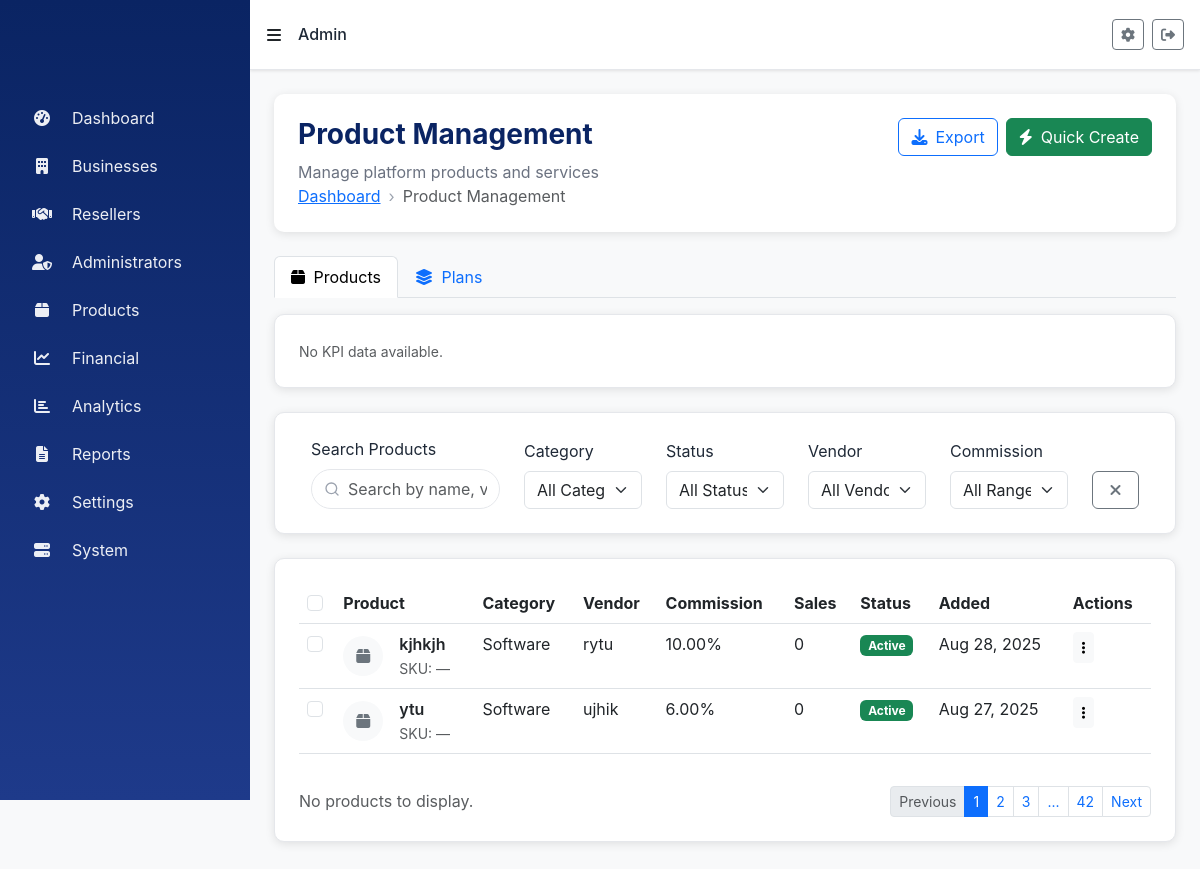
Screenshot of /platform/admin/products/list/ (signed in) with the database file from the repository.
### App/models.py (models this page shows, shortened)
class Product(models.Model):
    STATUS_CHOICES = [
        ('draft', 'Draft'),
        ('pending', 'Pending Review'),
        ('active', 'Active'),
        ('suspended', 'Suspended'),
    ]
    name = models.CharField(max_length=200)
    slug = models.SlugField(max_length=200, blank=True)
    sku = models.CharField(max_length=64, blank=True, null=True)
    description = models.TextField(blank=True)
    category = models.CharField(max_length=50, blank=True)
    vendor = models.CharField(max_length=120, blank=True)
    price = models.DecimalField(max_digits=10, decimal_places=2, default=0)
    commission_rate = models.DecimalField(max_digits=5, decimal_places=2, null=True, blank=True)
    status = models.CharField(max_length=20, choices=STATUS_CHOICES, default='draft')
    is_featured = models.BooleanField(default=False)
    is_popular = models.BooleanField(default=False)
    allow_reviews = models.BooleanField(default=True)
    sales_count = models.PositiveIntegerField(default=0)
    created_at = models.DateTimeField(auto_now_add=True)
    updated_at = models.DateTimeField(auto_now=True)

### App/admin/base_views.py (the view)
# urls.py: path('products/list/', views.products_list, name='products-list'),
@login_required
def products_list(request):
    context = {}
    try:
        from App.models import Product
        context['products'] = Product.objects.all().order_by('-created_at')
    except Exception:
        context['products'] = []
    return render(request, 'dashboards/admin/pages/products/list.html', context)

### App/reseller/context_processors.py (called while the page is built)
def reseller_context(request):
    context = {}
    if request.user.is_authenticated:
        try:
            reseller = Reseller.objects.get(user=request.user)
            context['partner_code'] = reseller.referral_code
            context['reseller'] = reseller
        except Reseller.DoesNotExist:
            pass
    return context

### templates/dashboards/admin/pages/products/list.html (shortened to what this page needs)
{% extends 'dashboards/admin/layouts/admin-base.html' %}
{% load static %}
{% block page_title %}Product Management{% endblock %}
{% block page_subtitle %}Manage platform products and services{% endblock %}
{% block breadcrumb_items %}
    <li class="breadcrumb-item active">Product Management</li>
{% endblock %}
{% block page_actions %}
<div class="d-flex gap-2">
    <button class="btn btn-outline-primary" onclick="exportProducts()">
        <i class="fas fa-download me-2"></i>Export
    </button>
    <button type="button" class="btn btn-success" onclick="showQuickCreateModal('product')">
        <i class="fas fa-bolt me-2"></i>Quick Create
    </button>
</div>
{% endblock %}
{% block content %}
{% include 'dashboards/admin/components/catalog-tabs.html' with active='catalog-products' %}
<div class="content-card mb-4">
  <small class="text-muted">No KPI data available.</small>
</div>
<div class="content-card mb-4">
    <div class="row align-items-end">
        <div class="col-md-3">
            <label for="searchProducts" class="form-label">Search Products</label>
            <input type="text" class="form-control" id="searchProducts" placeholder="Search by name, vendor...">
        </div>
        <div class="col-md-2">
            <label for="categoryFilter" class="form-label">Category</label>
            <select class="form-select" id="categoryFilter">
                <option value="">All Categories</option>
            </select>
        </div>
        <div class="col-md-2">
            <label for="statusFilter" class="form-label">Status</label>
            <select class="form-select" id="statusFilter">
                <option value="">All Status</option>
            </select>
        </div>
        <div class="col-md-2">
            <label for="vendorFilter" class="form-label">Vendor</label>
            <select class="form-select" id="vendorFilter">
                <option value="">All Vendors</option>
            </select>
        </div>
        <div class="col-md-2">
            <label for="commissionFilter" class="form-label">Commission</label>
            <select class="form-select" id="commissionFilter">
                <option value="">All Ranges</option>
            </select>
        </div>
        <div class="col-md-1">
            <button class="btn btn-outline-secondary w-100" onclick="clearFilters()">
                <i class="fas fa-times"></i>
            </button>
        </div>
    </div>
</div>
<div class="content-card">
    <div class="table-responsive">
        <table class="table table-hover" id="productsTable">
            <thead>
                <tr>
                    <th>
                        <input type="checkbox" class="form-check-input" id="selectAll">
                    </th>
                    <th>Product</th>
                    <th>Category</th>
                    <th>Vendor</th>
                    <th>Commission</th>
                    <th>Sales</th>
                    <th>Status</th>
                    <th>Added</th>
                    <th>Actions</th>
                </tr>
            </thead>
            <tbody>
                {% for p in products %}
                <tr>
                    <td>
                        <input type="checkbox" class="form-check-input row-select" value="{{ p.id }}">
                    </td>
                    <td>
                        <div class="d-flex align-items-center">
                            <div class="bg-light rounded-circle me-3 d-flex align-items-center justify-content-center" style="width: 40px; height: 40px;">
                                <i class="fas fa-box text-secondary"></i>
                            </div>
                            <div>
                                <div class="fw-semibold">{{ p.name }}</div>
                                <small class="text-muted">SKU: {{ p.sku|default:"—" }}</small>
                            </div>
                        </div>
                    </td>
                    <td>{{ p.category|capfirst }}</td>
                    <td>{{ p.vendor|default:"—" }}</td>
                    <td>{% if p.commission_rate %}{{ p.commission_rate }}%{% else %}—{% endif %}</td>
                    <td>{{ p.sales_count|default:"0" }}</td>
                    <td>
                        {% if p.status == 'active' %}
                            {% include 'dashboards/admin/components/status-badge.html' with status='active' text='Active' type='success' %}
                        {% elif p.status == 'pending' %}
                            {% include 'dashboards/admin/components/status-badge.html' with status='pending' text='Pending' type='warning' %}
                        {% elif p.status == 'suspended' %}
                            {% include 'dashboards/admin/components/status-badge.html' with status='suspended' text='Suspended' type='secondary' %}
                        {% else %}
                            {% include 'dashboards/admin/components/status-badge.html' with status='draft' text='Draft' type='light' %}
                        {% endif %}
                    </td>
                    <td>{{ p.created_at|date:'M j, Y' }}</td>
                    <td>
                        <div class="dropdown">
                            <button class="btn btn-sm btn-light" type="button" data-bs-toggle="dropdown">
                                <i class="fas fa-ellipsis-v"></i>
                            </button>
                        </div>
                    </td>
                </tr>
                {% empty %}
                <tr>
                    <td colspan="9" class="text-center text-muted">No products found.</td>
                </tr>
                {% endfor %}
            </tbody>
        </table>
    </div>
    <div class="d-flex justify-content-between align-items-center mt-3">
        <div class="text-muted">
            No products to display.
        </div>
        <nav>
            <ul class="pagination pagination-sm mb-0">
                <li class="page-item disabled">
                    <span class="page-link">Previous</span>
                </li>
                <li class="page-item active">
                    <span class="page-link">1</span>
                </li>
                <li class="page-item">
                    <a class="page-link" href="#">2</a>
                </li>
                <li class="page-item">
                    <a class="page-link" href="#">3</a>
                </li>
                <li class="page-item">
                    <span class="page-link">...</span>
                </li>
                <li class="page-item">
                    <a class="page-link" href="#">42</a>
                </li>
                <li class="page-item">
                    <a class="page-link" href="#">Next</a>
                </li>
            </ul>
        </nav>
    </div>
</div>
{% endblock %}

### templates/dashboards/admin/components/status-badge.html (shortened to what this page needs)
{% if status %}
<span class="badge bg-{{ type|default:'secondary' }} bg-opacity-{{ opacity|default:'100' }}
            {% if custom_class %}{{ custom_class }}{% endif %}">
    {{ label|default:text|default:status }}
</span>
{% endif %}

### static/css/admin-dashboard.css (style rules this page uses)
:root { --admin-primary: #1e3a8a; --admin-primary-dark: #1e2a5a; --admin-success: #10b981; --admin-warning: #f59e0b; --admin-danger: #ef4444; --admin-gray-50: #f9fafb; --admin-gray-100: #f3f4f6; --admin-gray-200: #e5e7eb; --admin-gray-300: #d1d5db; --admin-gray-600: #4b5563; --admin-gray-800: #1f2937; --admin-gray-900: #111827; }
html, body { width: 100%; max-width: 100%; overflow-x: hidden; }
.content-card { overflow-x: hidden; }
.table { width: 100%; }
.table-responsive { overflow-x: auto; -webkit-overflow-scrolling: touch; }
.admin-content .row, .content-card .row, .dataTables_wrapper .row { margin-left: 0 !important; margin-right: 0 !important; }
.admin-content .row > [class^="col-"], .admin-content .row > [class*=" col-"], .content-card .row > [class^="col-"], .content-card .row > [class*=" col-"], .dataTables_wrapper .row > [class^="col-"], .dataTables_wrapper .row > [class*=" col-"] { min-width: 0; }

### templates/dashboards/admin/layouts/admin-base.html (style rules this page uses)
:root { --primary-color: #0a2463; --secondary-color: #3e92cc; --success-color: #10b981; --warning-color: #f59e0b; --danger-color: #ef4444; --sidebar-width: 250px; --sidebar-collapsed-width: 70px; --header-height: 70px; }
body { font-family: 'Inter', -apple-system, BlinkMacSystemFont, sans-serif; background-color: #f8f9fa; color: #1f2937; }
.breadcrumb-item + .breadcrumb-item::before { content: "›"; color: #9ca3af; }
.content-card { background: white; border-radius: 10px; padding: 1.5rem; margin-bottom: 1.5rem; box-shadow: 0 2px 10px rgba(0, 0, 0, 0.1); border: 1px solid #e5e7eb; }
* { box-sizing: border-box; }
html, body { max-width: 100%; overflow-x: hidden; }
.admin-content .row, .content-card .row, .dataTables_wrapper .row { margin-left: 0 !important; margin-right: 0 !important; }
.admin-content .row > [class^="col-"], .admin-content .row > [class*=" col-"], .content-card .row > [class^="col-"], .content-card .row > [class*=" col-"], .dataTables_wrapper .row > [class^="col-"], .dataTables_wrapper .row > [class*=" col-"] { min-width: 0; }
.content-card { overflow-x: hidden; }
.table { width: 100%; }
.table-responsive { overflow-x: auto; -webkit-overflow-scrolling: touch; }
input[data-search], input[type="search"], input[id^="search"], .search-input { border-radius: 9999px; padding-left: 2.25rem; height: 2.5rem; border: 1px solid #e5e7eb; background-color: #ffffff; background-repeat: no-repeat; background-position: 12px center; background-size: 16px; transition: border-color .15s ease, box-shadow .15s ease; }

### rows the page displays
Product: name "kjhkjh", sku "—", category "Software", vendor "rytu", commission_rate "10.00", sales_count "0", status "Active", created_at "Aug 28, 2025"
Product: name "ytu", sku "—", category "Software", vendor "ujhik", commission_rate "6.00", sales_count "0", status "Active", created_at "Aug 27, 2025"
